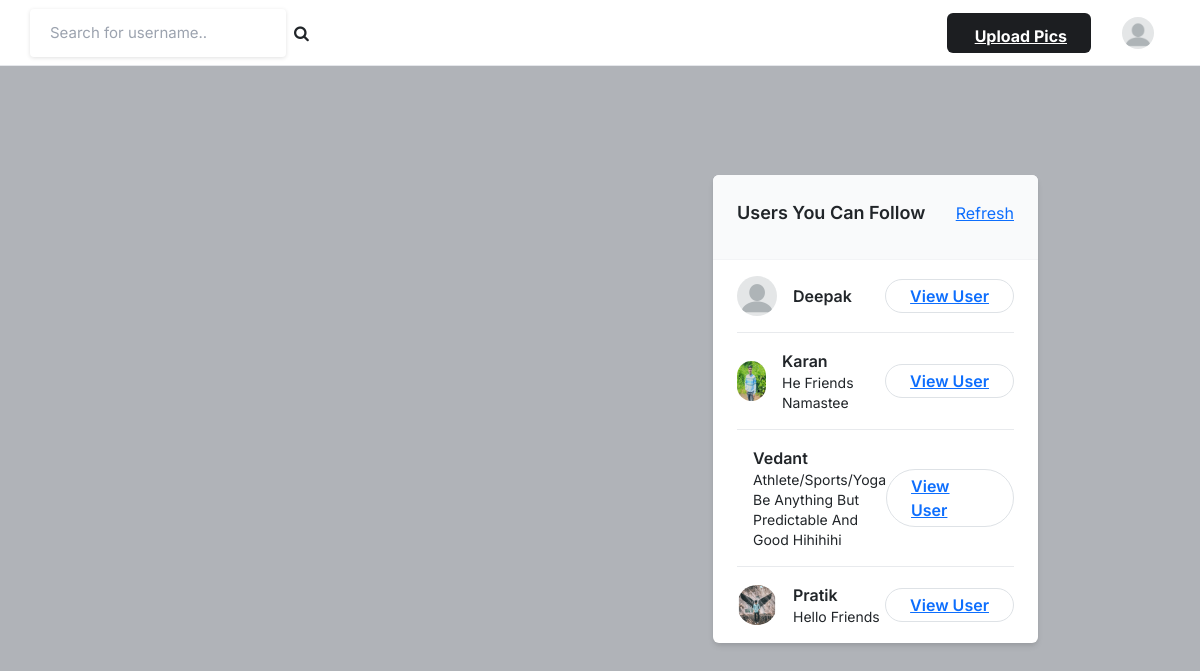
The page / (signed in) on the database its author committed.
### core/models.py (models this page shows, shortened)
class Profile_User(models.Model):
    user = models.ForeignKey(User, on_delete=models.CASCADE)
    id_user = models.IntegerField()
    bio = models.TextField(blank=True)
    profileimg = models.ImageField(upload_to='profile_images', default='blank-profile-picture-973460_1280.png')  #YE Defautly profile banate samay sab kon ek default img chipkadekaga  Issse ka main kamm - ye media folder mai ek profile-images karke folder create karega jab koi profile photo ko update karne jayega eg.sample.png, aur uska address kesa hoga -(profile_images/sample.png)
    location = models.CharField(max_length=100, blank=True)

### core/views.py (the view)
# urls.py: path('',views.index, name='index'),
@login_required(login_url='signin')
def index(request):
    user_object = User.objects.get(username=request.user.username)
    user_profile = Profile_User.objects.get(user=user_object)
    user_following_list =[]
    feed =[]
    user_following = FollowersCount.objects.filter(follower=request.user.username)
    for users in user_following:
        user_following_list.append(users.user)
    for usernames in user_following:
        feed_lists = Post.objects.filter(user=usernames)
        feed.append(feed_lists)
    feed_lists = list(chain(*feed))
    all_users = User.objects.all()
    user_following_all = []
    for user in user_following:
        user_list = User.objects.get(username=user.user)
        user_following_all.append(user_list)
    new_suggestions_list = [x for x in list(all_users) if (x not in list(user_following_all))]
    current_user = User.objects.filter(username=request.user.username)
    final_suggestions_list = [x for x in list(new_suggestions_list) if ( x not in list(current_user))]
    random.shuffle(final_suggestions_list)
    username_profile = []
    username_profile_list = []
    for users in final_suggestions_list:
        username_profile.append(users.id)
    for ids in username_profile:
        profile_lists = Profile_User.objects.filter(id_user=ids)
        username_profile_list.append(profile_lists)
    suggestions_username_profile_list = list(chain(*username_profile_list))
    return render(request, 'index.html', {'user_profile': user_profile, 'posts':feed_lists, 'suggestions_username_profile_list': suggestions_username_profile_list[:4]})

### templates/index.html (shortened to what this page needs)
{% load static %}
<!DOCTYPE html>
<html lang="en">
<head>
    <link rel="stylesheet" href="{% static 'assets/css/icons.css' %}">
    <link rel="stylesheet" href="{% static 'assets/css/uikit.css' %}">
    <link rel="stylesheet" href="{% static 'assets/css/style.css' %}">
    <link rel="stylesheet" href="{% static 'assets/css/tailwind.css' %}">
    <link rel="stylesheet" href="http://cdnjs.cloudflare.com/ajax/libs/font-awesome/4.7.0/css/font-awesome.min.css">
    <link rel="stylesheet" href="https://cdnjs.cloudflare.com/ajax/libs/zuck.js/1.0.0/zuck.css" />
    <link href="https://cdn.jsdelivr.net/npm/bootstrap@5.3.3/dist/css/bootstrap.min.css" rel="stylesheet">
    <link rel="stylesheet" href="https://unpkg.com/zuck.js/dist/zuck.css" />
    <link rel="stylesheet" href="https://unpkg.com/zuck.js/dist/skins/snapgram.css" />
</head>
<body>
            <header>
                <div class="header_inner">
                     <form action="/search" method="POST">
                    <div class="left-side">
                            <input type="text" name="username" placeholder="Search for username..">
                            <button type="submit"><i class="fa fa-search fa-1x ml-2"></i></button>
                    </div>
                    </form>
                    <div class="right-side lg:pr-4">
                        <a href="#"
                            class="bg-pink-500 flex font-bold hidden hover:bg-pink-600 hover:text-white inline-block items-center lg:block max-h-10 mr-4 px-4 py-2 rounded shado text-white">
                              Upload Pics
                        </a>
                        <a href="#">
                            <img src="{{ user_profile.profileimg.url }}" class="header-avatar" alt="">
                        </a>
                    </div>
                </div>
            </header>
            <div class="container mt-5 pt-3 text-center">
            </div>
            <div class="container m-auto">
                <div class="lg:flex justify-center lg:space-x-10 lg:space-y-0 space-y-5">
                    <div class="space-y-5 flex-shrink-0 lg:w-7/12">
                    </div>
                    <div class="lg:w-5/12">
                        <div class="bg-white  shadow-md rounded-md overflow-hidden">
                            <div class="bg-gray-50  border-b border-gray-100 flex items-baseline justify-between py-4 px-6 ">
                                <h2 class="font-semibold text-lg">Users You Can Follow</h2>
                                <a href="#"> Refresh</a>
                            </div>
                            <div class="divide-gray-300 divide-gray-50 divide-opacity-50 divide-y px-4 ">
                                {% for suggestion in suggestions_username_profile_list %}
                                <div class="flex items-center justify-between py-3">
                                    <div class="flex flex-1 items-center space-x-4">
                                        <a href="/profile/{{suggestion.user}}">
                                            <img src="{{suggestion.profileimg.url}}" class="bg-gray-200 rounded-full w-10 h-10">
                                        </a>
                                        <div class="flex flex-col">
                                            <span class="block capitalize font-semibold"> {{suggestion.user}} </span>
                                            <span class="block capitalize text-sm"> {{suggestion.bio}} </span>
                                        </div>
                                    </div>
                                    <a href="/profile/{{suggestion.user}}" class="border border-gray-200 font-semibold px-4 py-1 rounded-full hover:bg-pink-600 hover:text-white hover:border-pink-600 "> View User </a>
                                </div>
                                {% endfor %}
                            </div>
                        </div>
                    </div>
                </div>
            </div>
</body>
</html>

### static/assets/css/style.css (style rules this page uses)
body { background-color: #B0B3B8!important; }
button { vertical-align: middle; }
input { height: 48px; line-height: 48px; padding: 0 20px; outline: none; font-size: 15px; color: #808080; max-width: 100%; width: 100%; -webkit-box-sizing: border-box; box-sizing: border-box; display: block; font-weight: 400; opacity: 1; border-radius: 4px; border: none; -webkit-box-shadow: 0 1px 4px 0px rgba(0, 0, 0, 0.12); box-shadow: 0 1px 4px 0px rgba(0, 0, 0, 0.12); }
input[type="text"], input[type="password"], input[type="email"], input[type="number"] { height: 48px; line-height: 48px; padding: 0 20px; outline: none; font-size: 15px; color: #808080; max-width: 100%; width: 100%; -webkit-box-sizing: border-box; box-sizing: border-box; display: block; font-weight: 400; opacity: 1; border-radius: 4px; border: none; -webkit-box-shadow: 0 1px 4px 0px rgba(0, 0, 0, 0.12); box-shadow: 0 1px 4px 0px rgba(0, 0, 0, 0.12); }
input { -webkit-transition: all 0.1s ease-in-out; transition: all 0.1s ease-in-out; }
::placeholder { color: #808080; opacity: 1; }
button { border: none; margin: 0; padding: 0; width: auto; overflow: visible; background: transparent; color: inherit; font: inherit; line-height: normal; cursor: pointer; }
a { color: #be185d; -webkit-transition: 0.3s; transition: 0.3s; outline: none !important; }
button { outline: none !important; }
img { max-width: 100%; }
body { color: #666; font-size: 15px; line-height: 27px; background-color: #f0f2f5; font-family: "Inter", sans-serif; text-transform: none; }
h1, h2, h3, h4, h5, h6 { font-family: "Inter", sans-serif; text-transform: none; }
input[type="text"], input[type="password"], input[type="email"] { font-family: "Inter", sans-serif; text-transform: none; }
button, body .pac-container { font-family: "Inter", sans-serif; text-transform: none; }
h1, h2, h3, h4, h5, h6 { color: #333; font-weight: 500; margin: 0; padding: 0; }
h2 { font-size: 26px; }
@media (min-width: 1024px) { .container { max-width: 900px !important; padding-top: 45px; } }
header { background-color: #fff; left: 0; right: 0; top: 0; z-index: 99; height: 66px; display: -webkit-box; display: -ms-flexbox; display: flex; -webkit-box-align: center; -ms-flex-align: center; align-items: center; border-bottom: 1px solid #e5e7eb; }
header .header_inner { display: -webkit-box; display: -ms-flexbox; display: flex; -webkit-box-align: center; -ms-flex-align: center; align-items: center; max-width: 1090px; margin: auto; width: 100%; max-width: 100% !important; padding: 0 30px; }
header .header_inner .left-side { display: -webkit-box; display: -ms-flexbox; display: flex; -webkit-box-align: center; -ms-flex-align: center; align-items: center; }
header .header_inner .right-side { display: -webkit-box; display: -ms-flexbox; display: flex; -webkit-box-align: center; -ms-flex-align: center; align-items: center; -webkit-box-pack: end; -ms-flex-pack: end; justify-content: flex-end; margin-left: auto; }
header .header_inner .right-side .header-avatar { width: 32px; height: 32px; border-radius: 100%; margin-left: 15px; }

### rows shown on the page
Profile_User: profileimg (placeholder picture)
Profile_User: profileimg (placeholder picture), user "Deepak"
Profile_User: profileimg (picture), user "Karan", bio "He Friends Namastee"
Profile_User: user "Vedant", bio "Athlete/Sports/Yoga Be Anything But Predictable And Good Hihihihi"
Profile_User: profileimg (picture), user "Pratik", bio "Hello Friends"
